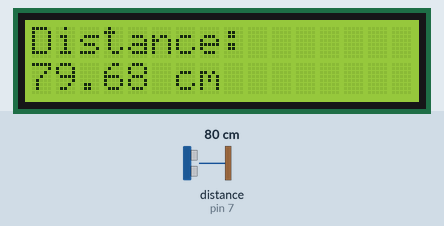
Recording of a sketch running on a simulated Arduino Mega 2560, built with avr-gcc and run on an emulated ATmega2560. On the bench: 16×2 character LCD. Wiring (inferred from the names in the program): ultrasonic range finder: trigger pin 10; echo pin 7. The test bench sets the inputs (shaded band); at power-on: distance to the obstacle (sensor on pin 7) 80 cm. The echo pulse lasts 58.3 µs per cm; what the sketch prints to the serial monitor is not drawn.

Above: at 1.2 s.
1.3 s: distance to the obstacle (sensor on pin 7) set to 2 cm
At 3.3 s:
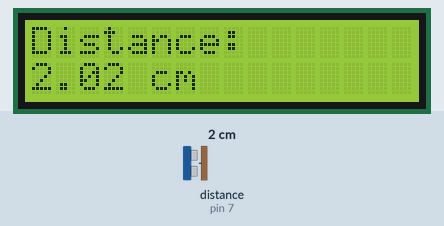
3.6 s: distance to the obstacle (sensor on pin 7) set to 4 cm
At 4.4 s:
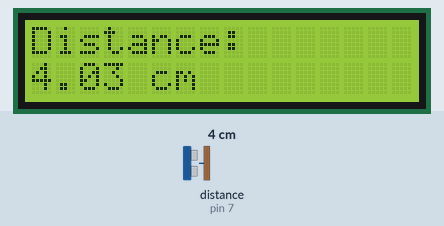
5.2 s: distance to the obstacle (sensor on pin 7) set to 9 cm
At 6.7 s:
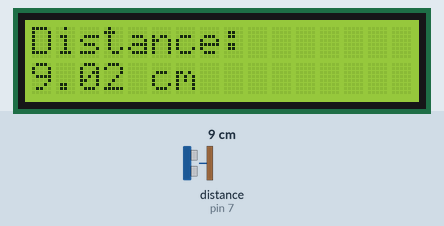
Timing chart, 0 to 8.2 s (numbered marks = the images above; inputs shaded):
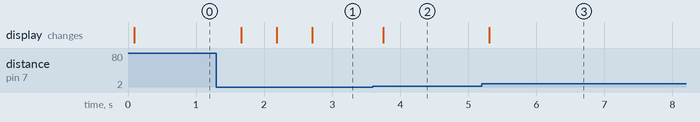

The sketch:

LCD.ino
```cpp
#include <Wire.h>
#include <LiquidCrystal_I2C.h>

#define LCD_ADDRESS 0x3F  // Change to 0x27 if needed
int trigPin = 10;
int echoPin = 7;
int s = A8;

LiquidCrystal_I2C lcd(LCD_ADDRESS, 16, 2);

void setup() {
  pinMode(trigPin, OUTPUT);
  pinMode(echoPin, INPUT);
  Wire.begin();  // Start I2C communication
  lcd.init();    // Initialize the LCD
  lcd.backlight(); // Turn on backlight
  lcd.setCursor(0, 0);

  Serial.begin(9600); // Initialize Serial Monitor
  pinMode(s, INPUT);
}

void loop() {
  float distance = getDistance(); // Measure distance

  // Display on Serial Monitor
  Serial.print("Distance: ");
  Serial.print(distance);
  Serial.println(" cm");

  // Display on LCD
  lcd.clear();
  lcd.setCursor(0, 0);
  lcd.print("Distance:");
  lcd.setCursor(0, 1);
  lcd.print(distance);
  lcd.print(" cm");

  delay(500);
}

float getDistance() {
  digitalWrite(trigPin, LOW);
  delayMicroseconds(2);
  digitalWrite(trigPin, HIGH);
  delayMicroseconds(10);
  digitalWrite(trigPin, LOW);

  int duration = pulseIn(echoPin, HIGH);
  float distance = (duration * 0.0343) / 2;
  return distance;
}
```

Measured:
- after the input at 1.3 s, the display: first changes after 0.37 s (image 1 shows a later state)
- after the input at 3.6 s, the display: changes after 0.15 s (image 2)
- after the input at 5.2 s, the display: changes after 0.11 s (image 3)
